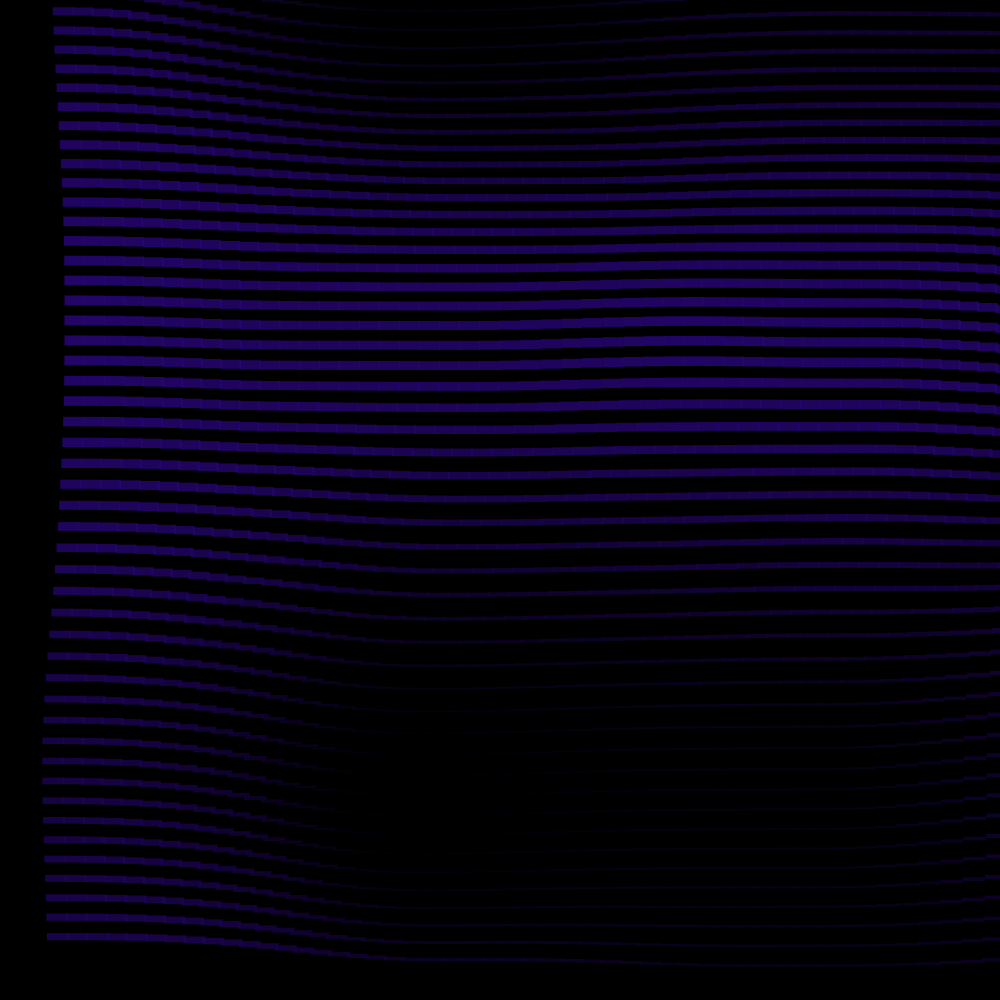
Frame 1 (no input)
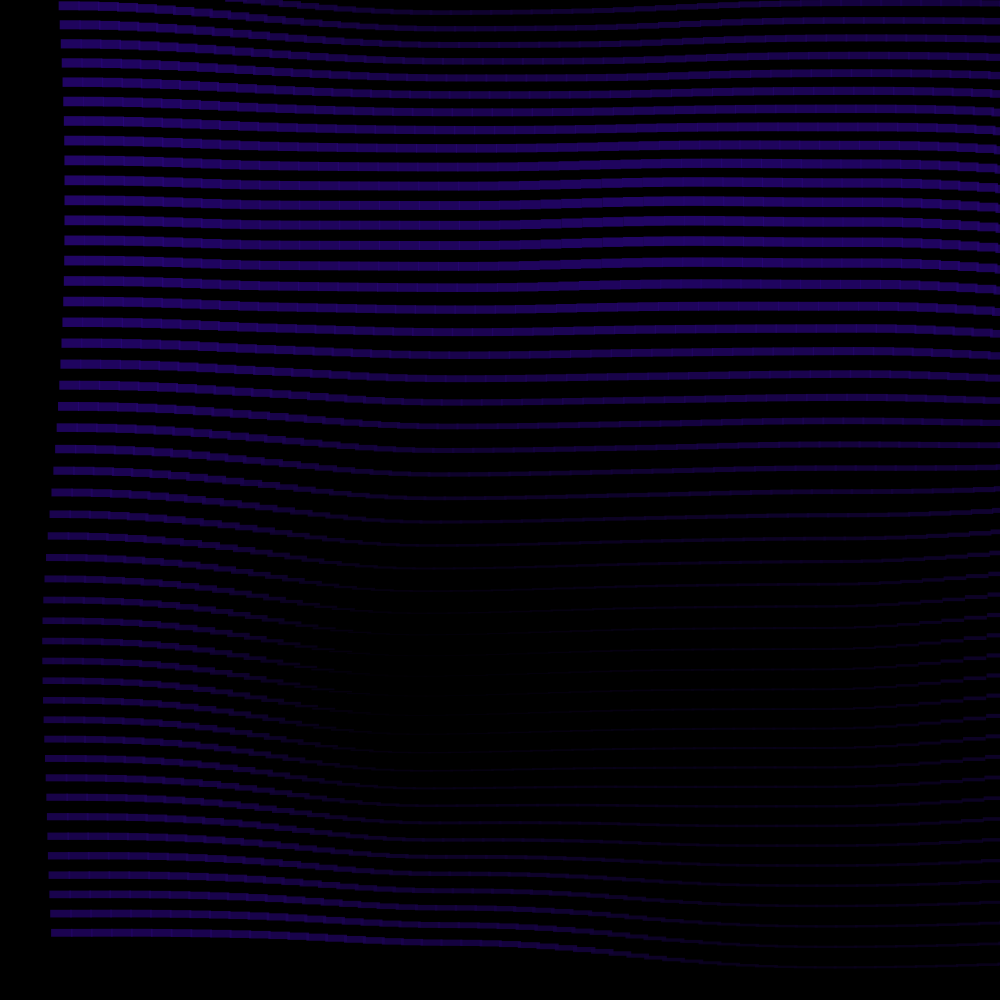
Frame 60 (the mouse pressed at the canvas centre just before this capture)
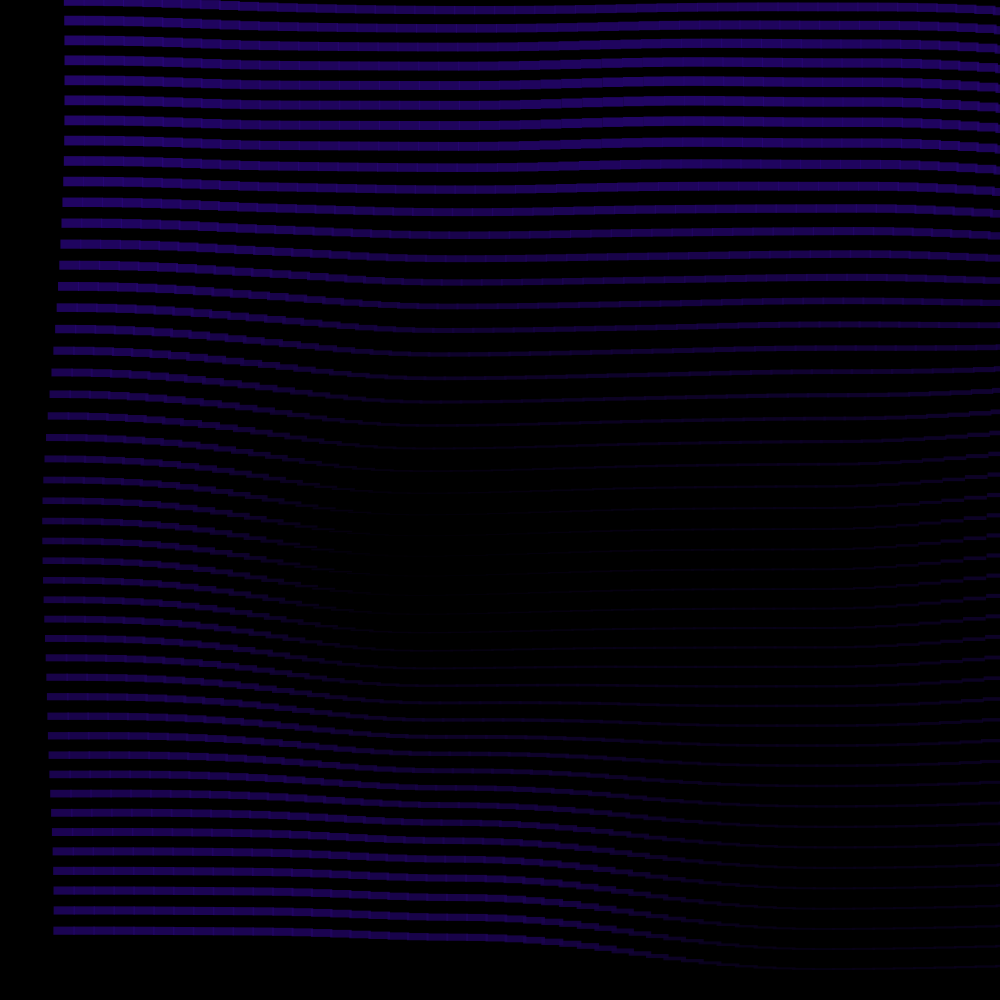
Frame 120 (the mouse held since frame 60 and released just before this capture)

The Processing sketch that drew these frames (run headless with seeded random() and noise(); from frame 60 on, the mouse is pressed at the canvas centre):

// Processing sketch: ps001
// ── ps001.pde
int xcells = 50;
int ycells = 50;

Cell[] cells = new Cell[xcells * ycells];

void setup() {
  size(1000,1000);
  noiseSeed(1);
  noiseDetail(9,0.1);
  CellLayout layout = new CellLayout(xcells, ycells, width, height);
  int n = 0;
  for(int i = 0; i < xcells; i++) {
    for(int j = 0; j < ycells; j++) {
      cells[n++] = layout.makeCell(i, j); 
    }
  } 
}

void draw() {
  background(0);
  for(Cell c : cells) {
    c.draw();
  }
}

// ── Cell.pde
class Cell {
  
  float noiseScale = 0.05f;
  float radius = 180.0f;
  
  float x, y, w, h;
  int cellx, celly;
  
  int frame = 0;
  float speed = 0.005;
  
  Cell(float x, float y, float w, float h, int cellx, int celly) {
    this.x = x;
    this.y = y;
    this.w = w;
    this.h = h;
    this.cellx = cellx;
    this.celly = celly;
  }
  
  void draw() {
    noStroke();
    
    float noize = noise(cellx*noiseScale, celly*noiseScale + frame*speed);
    float clr = noize * 255;
    
    float dir = -PI/4.0;
    float xshift = noize*radius*cos(dir);
    float yshift = noize*radius*sin(dir);
    
    fill(clr/3, clr/21, clr, 200);
    rect(x + xshift, y + yshift, w*cos(noize) + 3, h*sin(noize));
    
    frame++;
  }
  
  void print() {
    System.out.println("("+x+","+y+","+w+","+h+")");
  }
}

// ── CellLayout.pde
class CellLayout {
  
  int xcells, ycells, canvasWidth, canvasHeight;
  float cellWidth, cellHeight;
  
  CellLayout(int xcells, int ycells, int canvasWidth, int canvasHeight) {
    this.xcells = xcells;
    this.ycells = ycells;
    this.canvasWidth = canvasWidth;
    this.canvasHeight = canvasHeight;
    this.cellWidth = (float)canvasWidth / (float)xcells;
    this.cellHeight = (float)canvasHeight / (float)ycells;
  }
  
  Cell makeCell(int gridx, int gridy) {
    return new Cell(gridx * cellWidth, gridy * cellHeight, cellWidth, cellHeight, gridx, gridy);
  }
}
